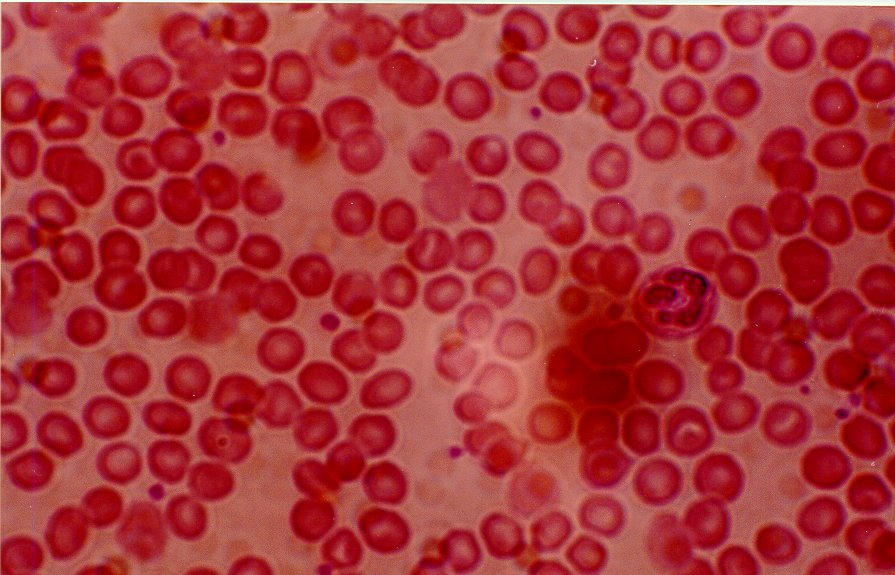
%> input picture DIP course/bloodcells1.jpg, 895 x 575 px
$ octave dl.m   (GNU Octave 9; MATLAB toolbox functions it lacks are replaced by stand-ins)
%> lines starting %> are read from the running program, lines starting %| are printed output that depends on the picture; in (x1, y1, x2, y2) boxes, pixels count from 0 and x2, y2 are one past the last pixel; in counts of white or black regions, pixels touching at a corner belong together; the program's own positions count from 1
clc
clear
close all
f=imread('bloodcells1.jpg');
%> f is the input picture: size 575x895x3 uint8; mean R, G, B 169.6, 51.9, 56.5
f=rgb2gray(f);
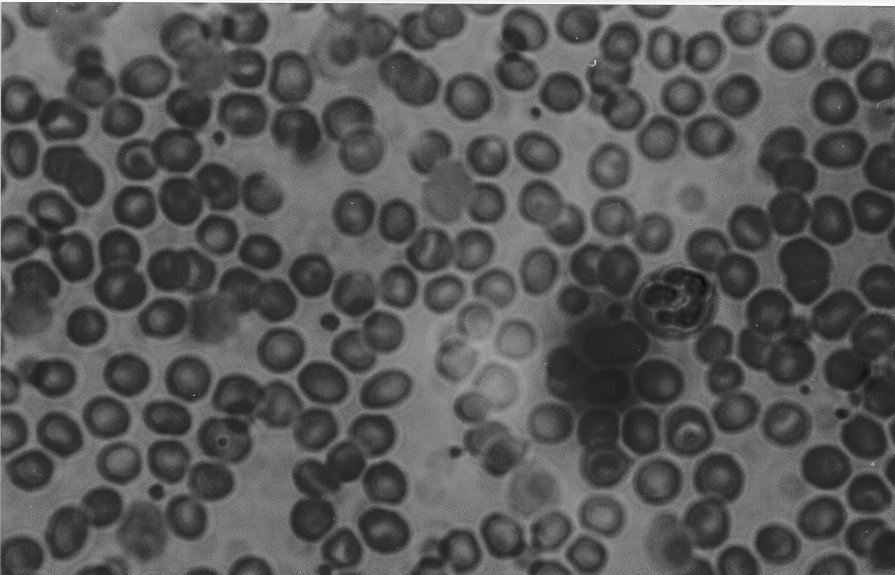
%> f: size 575x895 uint8; min 12, max 254, mean 87.6
M=size(f,1);
%> M = 575
N=size(f,2);
%> N = 895
h=zeros(1,256);
for m=1:M
    for n=1:N
        v=f(m,n);
        h(v+1)=h(v+1)+1;
    end
end
%> after the loop, h = 256 values, max 8374 at index 48, min 0 at index 1, mean 2010.3
p=h/(M*N);
%> p = 256 values, max 0.0163 at index 48, min 0 at index 1, mean 0.00391
f=255*im2double(f);
%> f: size 575x895 double
T=91;
M=size(f,1);
N=size(f,2);
g=zeros(size(f));
for m=1:M
    for n=1:N
        if f(m,n)>=T
            g(m,n)=1;
        end
    end
end
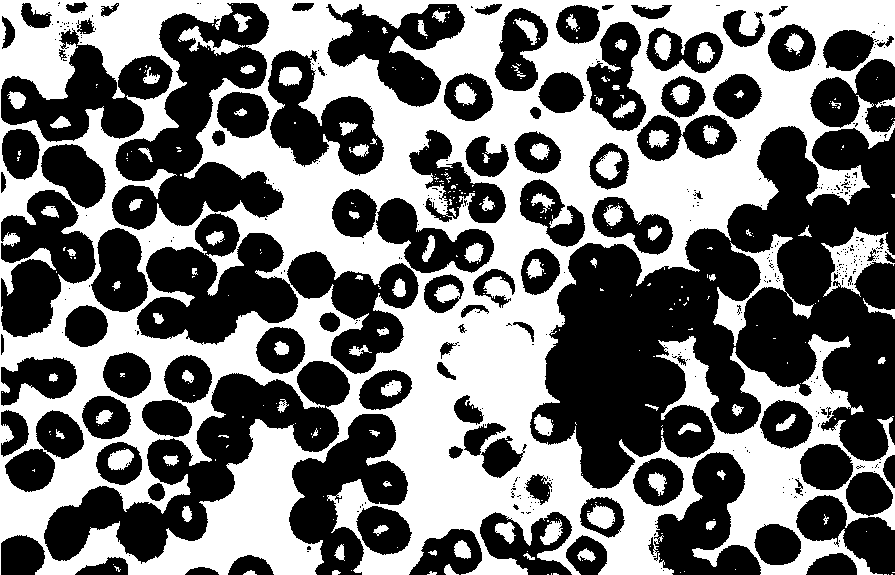
%> g: size 575x895 double; values 0 (black) and 1 (white), 46% white; 322 white regions (222 under 20 px), largest, box (x1, y1, x2, y2) and area: (0, 0, 895, 575) 218209, (713, 234, 814, 346) 2322, (821, 227, 895, 297) 2010
figure,imshow(g,[])
for iteration=1:100
  p1=h(1:T+1)./sum(h(1:T+1));
  u1=(0:T)*p1';
  p2=h(T+2:256)./sum(h(T+2:256));
  u2=(T+1:255)*p2';
  Teq=(u1+u2)/2;
  if abs(T-Teq)<1e-6
      break
  end
  T=Teq;
end
%> this loop made 100 passes
%> (u1, u2, Teq, T) on passes 1 to 12: (62.99, 117.4, 90.19, 90.19), (62.59, 117.1, 89.86, 89.86), (62.2, 116.8, 89.51, 89.51), (62.2, 116.5, 89.33, 89.33), (62.2, 116.8, 89.52, 89.52), (62.2, 116.5, 89.34, 89.34), (62.2, 116.8, 89.53, 89.53), (62.2, 116.5, 89.34, 89.34), (62.2, 116.9, 89.53, 89.53), (62.2, 116.5, 89.34, 89.34), (62.2, 116.9, 89.53, 89.53), (62.2, 116.5, 89.34, 89.34)
for m=1:M
    for n=1:N
        if f(m,n)>=T
            g(m,n)=1;
        end
    end
end
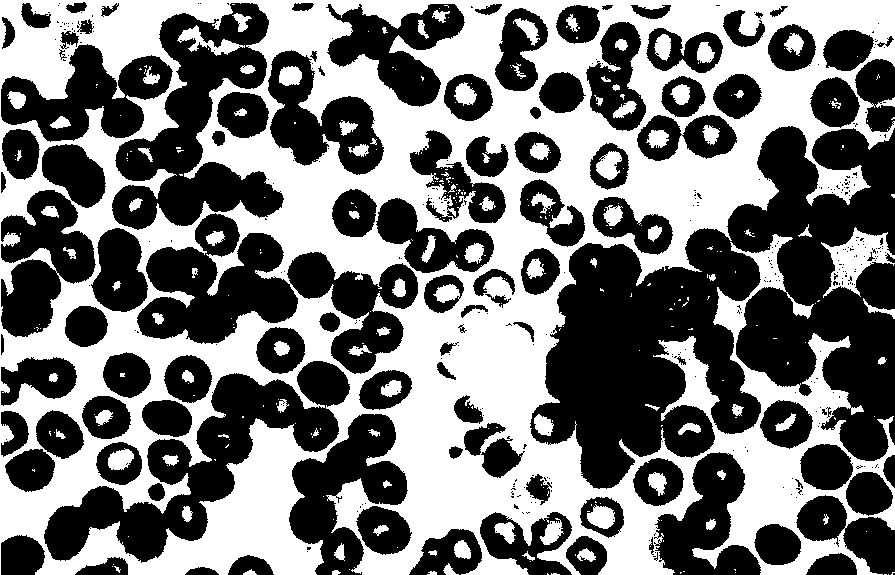
%> g: size 575x895 double; values 0 (black) and 1 (white), 46.7% white; 320 white regions (219 under 20 px), largest, box (x1, y1, x2, y2) and area: (0, 0, 895, 575) 223310, (821, 227, 895, 298) 2133, (177, 25, 245, 56) 652
figure,imshow(g,[])
clear T
for T=1:253
    p1=sum(p(1:T+1));
    u1=[0:T]*(h(1:T+1)/sum(h(1:T+1)))';
    p2=sum(p(T+2:256));
    u2=[T+1:255]*(h(T+2:256)/sum(h(T+2:256)))';
    zig1=sum(((0:T)-u1).^2)*p1;
    zig2=sum(((T+1:255)-u2).^2)*p2;
    e(T)=zig1*sum(p(1:T+1))+zig2*sum(p(T+2:256));
end
%> this loop made 253 passes
%> (p1, u1, p2, u2, zig1, zig2) on passes 1 to 3: (0, NaN, 1, 87.59, NaN, 1790628.8), (0, NaN, 1, 87.59, NaN, 1783302.8), (0, NaN, 1, 87.59, NaN, 1776147)

idx=min(e(T));
%> idx = 1750075.7
T_otsu=find(idx);
%> T_otsu = 1
for m=1:M
    for n=1:N
        g2(m,n) = f(m,n) >= T_otsu;
    end
end
%> g2: size 575x895 logical; every value is 1
figure,imshow(g2,[])
